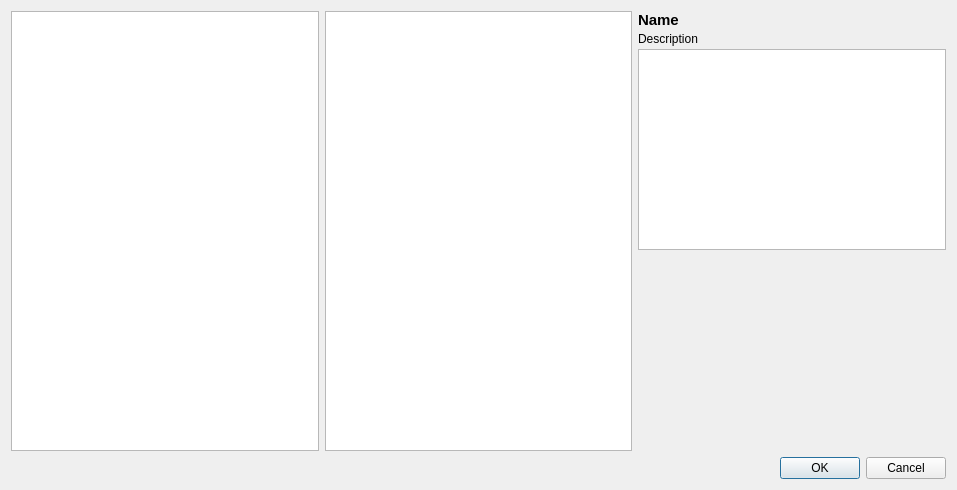
<?xml version="1.0" encoding="UTF-8"?>
<ui version="4.0">
 <class>librepcb::library::editor::PackageChooserDialog</class>
 <widget class="QDialog" name="librepcb::library::editor::PackageChooserDialog">
  <property name="windowModality">
   <enum>Qt::ApplicationModal</enum>
  </property>
  <property name="geometry">
   <rect>
    <x>0</x>
    <y>0</y>
    <width>957</width>
    <height>490</height>
   </rect>
  </property>
  <property name="windowTitle">
   <string>Choose Package</string>
  </property>
  <property name="modal">
   <bool>true</bool>
  </property>
  <layout class="QVBoxLayout" name="verticalLayout">
   <item>
    <layout class="QHBoxLayout" name="horizontalLayout" stretch="1,1,1">
     <item>
      <widget class="QTreeView" name="treeCategories">
       <property name="editTriggers">
        <set>QAbstractItemView::NoEditTriggers</set>
       </property>
      </widget>
     </item>
     <item>
      <widget class="QListWidget" name="listPackages">
       <property name="minimumSize">
        <size>
         <width>0</width>
         <height>0</height>
        </size>
       </property>
       <property name="sortingEnabled">
        <bool>true</bool>
       </property>
      </widget>
     </item>
     <item>
      <layout class="QVBoxLayout" name="verticalLayout_2">
       <property name="spacing">
        <number>3</number>
       </property>
       <item>
        <widget class="QLabel" name="lblPackageName">
         <property name="font">
          <font>
           <pointsize>11</pointsize>
           <weight>75</weight>
           <bold>true</bold>
          </font>
         </property>
         <property name="text">
          <string notr="true">Name</string>
         </property>
        </widget>
       </item>
       <item>
        <widget class="QLabel" name="lblPackageDescription">
         <property name="text">
          <string notr="true">Description</string>
         </property>
         <property name="wordWrap">
          <bool>true</bool>
         </property>
         <property name="textInteractionFlags">
          <set>Qt::LinksAccessibleByMouse|Qt::TextSelectableByMouse</set>
         </property>
        </widget>
       </item>
       <item>
        <widget class="GraphicsView" name="graphicsView">
         <property name="verticalScrollBarPolicy">
          <enum>Qt::ScrollBarAlwaysOff</enum>
         </property>
         <property name="horizontalScrollBarPolicy">
          <enum>Qt::ScrollBarAlwaysOff</enum>
         </property>
        </widget>
       </item>
       <item>
        <spacer name="verticalSpacer">
         <property name="orientation">
          <enum>Qt::Vertical</enum>
         </property>
         <property name="sizeHint" stdset="0">
          <size>
           <width>20</width>
           <height>40</height>
          </size>
         </property>
        </spacer>
       </item>
      </layout>
     </item>
    </layout>
   </item>
   <item>
    <widget class="QDialogButtonBox" name="buttonBox_2">
     <property name="orientation">
      <enum>Qt::Horizontal</enum>
     </property>
     <property name="standardButtons">
      <set>QDialogButtonBox::Cancel|QDialogButtonBox::Ok</set>
     </property>
    </widget>
   </item>
  </layout>
 </widget>
 <customwidgets>
  <customwidget>
   <class>GraphicsView</class>
   <extends>QGraphicsView</extends>
   <header location="global">librepcb/common/graphics/graphicsview.h</header>
  </customwidget>
 </customwidgets>
 <resources/>
 <connections>
  <connection>
   <sender>buttonBox_2</sender>
   <signal>accepted()</signal>
   <receiver>librepcb::library::editor::PackageChooserDialog</receiver>
   <slot>accept()</slot>
   <hints>
    <hint type="sourcelabel">
     <x>810</x>
     <y>422</y>
    </hint>
    <hint type="destinationlabel">
     <x>696</x>
     <y>443</y>
    </hint>
   </hints>
  </connection>
  <connection>
   <sender>buttonBox_2</sender>
   <signal>rejected()</signal>
   <receiver>librepcb::library::editor::PackageChooserDialog</receiver>
   <slot>reject()</slot>
   <hints>
    <hint type="sourcelabel">
     <x>901</x>
     <y>425</y>
    </hint>
    <hint type="destinationlabel">
     <x>919</x>
     <y>443</y>
    </hint>
   </hints>
  </connection>
 </connections>
</ui>
